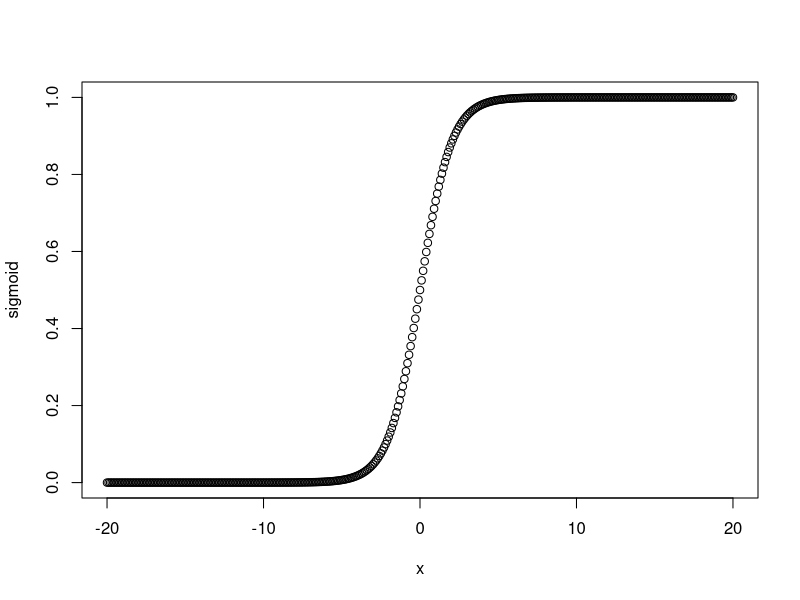
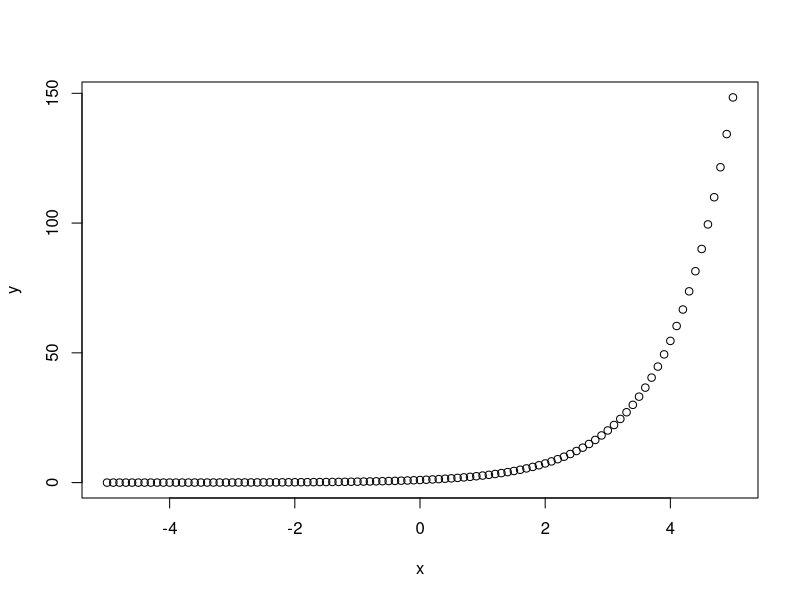
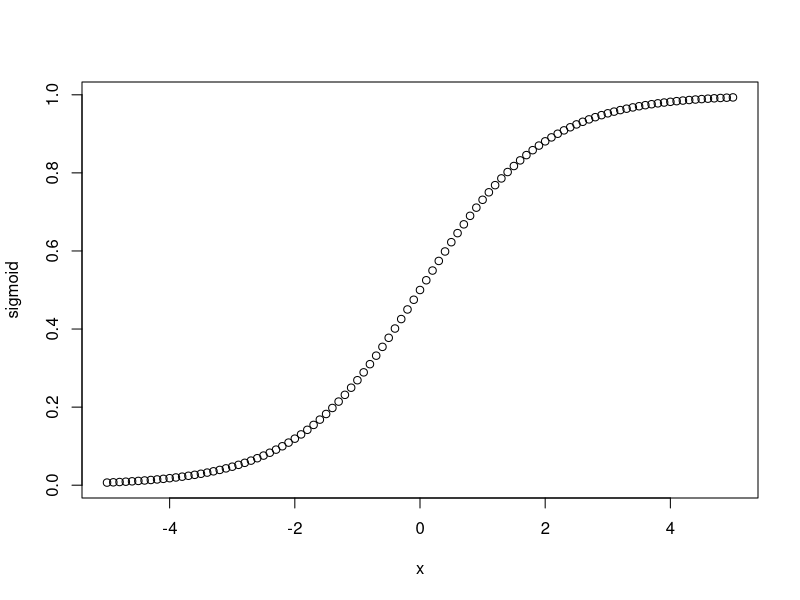

Recreate these plots in R, in order.
###########################
# KMU : Lecture
###########################

###########################
# vector indexing
###########################

# making vectors

smpl_vector <- seq(1,20,2)
smpl_vector

mode(smpl_vector)
length(smpl_vector)

smpl_vector[1]
smpl_vector[9]
smpl_vector[length(smpl_vector)]
smpl_vector[3:length(smpl_vector)]
smpl_vector[3:length(smpl_vector)-1]        # c(3,4,5,6,7,8,9,10) - 1 = c(2,3,4,5,6,7,8,9)
smpl_vector[3:(length(smpl_vector)-1)]      # 괄호 위치 중요. 대괄호 안의 숫자는 자리 번호 !!!
smpl_vector[-length(smpl_vector)]           # - : 해당 위치 값 제외

nchar("Hello")
nchar(smpl_vector)                          # 문자열 길이
smpl_vector[nchar(smpl_vector) >= 2]        # FFFFFTTTTT : True 위치의 값들만 리턴


char_vector <- LETTERS
char_vector
mode(char_vector)

-1:5
1:5%%5
1:5^2          # 1:25


for (i in char_vector) {
  print(i)
}

for (i in char_vector) {
  cat(i)
}

for (i in char_vector) {
  cat(i, "\n")
}



# ---------------------------------------------------------------
str_vector <- c("hello", "me", "?", "it", "looking", "is", "you", "for")
str_vector

word_arrange <- c(1,6,4,2,7,5,8,3)  # hello is it me you looking for ?

for (i in word_arrange) {
  print(str_vector[i])
}

bool_vector <- c(TRUE, FALSE, TRUE, FALSE, FALSE, TRUE, TRUE, FALSE)
mode(bool_vector)
sum(bool_vector) # count the number of TRUEs

str_vector[bool_vector]       # TRUE 위치의 것만 출력


# ---------------------------------------------------------------

str_vector[c(1,2,3,4,5,7,6,8)]
str_vector[seq(1,7,2)]
factorial(8)

sample(1:8, 8, replace = F)


# 단어의 순서 c(1,6,4,2,7,5,8,3)를 찾는 시간 측정

str_vector <- c("hello", "me", "?", "it", "looking", "is", "you", "for")

start.time <- Sys.time()
for (i in 1:100000) {
  set.seed(i)
  dummy_str <- str_vector[sample(1:8, 8, replace=F)]
  
  # 8개의 자리가 모두 True이면 sum() == 8
  if (sum(dummy_str == str_vector[c(1,6,4,2,7,5,8,3)] ) == 8) {
    print(i)
    print(dummy_str)
  }
}
Sys.time() - start.time



str_vector[c(1,6,4,2,7,5,8,3)]


na_vector <- rep(NA, 7)
na_vector
mode(na_vector)

null_vector <- NULL
null_vector
mode(null_vector)

null_vector2 <- c()
null_vector2


# how to count vector's number of elements?

length(smpl_vector)
length(char_vector)
length(str_vector)
length(bool_vector)


# Boolean retrieval

str_vector <- c("hello,", "me","?", "it", "looking", "is", "you", "for")
bool_vector <- c(TRUE, FALSE, TRUE, FALSE, FALSE, TRUE, TRUE, FALSE)
bool_vector

sum(bool_vector) # count the number of TRUEs

str_vector[bool_vector]

# application of boolean retrieval : comparing conditions

set.seed(25)
myVector <- sample(1:20, 10, replace=T)
myVector
myVector[myVector >= 10]
conditionCompare <- myVector >= 10
conditionCompare
myVector[conditionCompare]


# application of positive integer retrieval : which()

which(myVector >= 10)              # position list
myVector[which(myVector >= 10)]


# sigmoid function
x <- seq(-20,20,0.1)
length(x)
sigmoid <- exp(x)/(1+exp(x))
plot(x, sigmoid)


# ------------------------------------------------------------------

x <- seq(-5, 5, 0.1)
y <- exp(x)

plot(x, y)

sigmoid <- exp(x)/(1+exp(x))
plot(x, sigmoid)


z <- exp(9^(1/5)) / (1+exp(9^(1/5)))
z

# 파일리스트 중 끝에 "R" 인 파일명만 출력
getwd()
setwd("/Volumes/MacHDD/workspace/R_Study/R_KMU")
dirlist <- dir()
dirlist
nchar(dirlist)

dirlist[3]
substr(dirlist[3], nchar(dirlist[3]), nchar(dirlist[3]))  # 시작위치, 끝위치

endIndex <- substr(dirlist, nchar(dirlist), nchar(dirlist)) == "R"
endIndex
dirlist[endIndex]


str_vector <- c("1", "2", "3", "4")
str_vector2 <- c("5", "6", "7", "9")

paste(str_vector, str_vector2)
paste(str_vector, str_vector2, sep = "*")
paste(str_vector, str_vector2, collapse = " * ")

